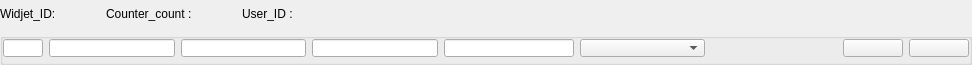
<?xml version="1.0" encoding="UTF-8"?>
<ui version="4.0">
 <class>WidjetAddUserFromManager</class>
 <widget class="QWidget" name="WidjetAddUserFromManager">
  <property name="geometry">
   <rect>
    <x>0</x>
    <y>0</y>
    <width>972</width>
    <height>65</height>
   </rect>
  </property>
  <property name="sizePolicy">
   <sizepolicy hsizetype="Expanding" vsizetype="Preferred">
    <horstretch>0</horstretch>
    <verstretch>0</verstretch>
   </sizepolicy>
  </property>
  <property name="windowTitle">
   <string>Form</string>
  </property>
  <layout class="QVBoxLayout" name="verticalLayout">
   <property name="spacing">
    <number>0</number>
   </property>
   <property name="leftMargin">
    <number>0</number>
   </property>
   <property name="topMargin">
    <number>0</number>
   </property>
   <property name="rightMargin">
    <number>0</number>
   </property>
   <property name="bottomMargin">
    <number>0</number>
   </property>
   <item>
    <layout class="QHBoxLayout" name="horizontalLayout_2">
     <property name="spacing">
      <number>0</number>
     </property>
     <property name="rightMargin">
      <number>5</number>
     </property>
     <property name="bottomMargin">
      <number>5</number>
     </property>
     <item>
      <widget class="QLabel" name="lbl_widjet">
       <property name="text">
        <string>Widjet_ID:</string>
       </property>
      </widget>
     </item>
     <item>
      <widget class="QLabel" name="lbl_widjet_text">
       <property name="minimumSize">
        <size>
         <width>50</width>
         <height>0</height>
        </size>
       </property>
       <property name="text">
        <string/>
       </property>
      </widget>
     </item>
     <item>
      <widget class="QLabel" name="lbl_counter_count">
       <property name="text">
        <string>Counter_count :</string>
       </property>
      </widget>
     </item>
     <item>
      <widget class="QLabel" name="lbl_counter_count_text">
       <property name="minimumSize">
        <size>
         <width>50</width>
         <height>0</height>
        </size>
       </property>
       <property name="text">
        <string/>
       </property>
      </widget>
     </item>
     <item>
      <widget class="QLabel" name="lbl_user">
       <property name="text">
        <string>User_ID : </string>
       </property>
      </widget>
     </item>
     <item>
      <widget class="QLabel" name="lbl_user_text">
       <property name="minimumSize">
        <size>
         <width>50</width>
         <height>0</height>
        </size>
       </property>
       <property name="text">
        <string/>
       </property>
      </widget>
     </item>
     <item>
      <spacer name="horizontalSpacer">
       <property name="orientation">
        <enum>Qt::Horizontal</enum>
       </property>
       <property name="sizeHint" stdset="0">
        <size>
         <width>40</width>
         <height>20</height>
        </size>
       </property>
      </spacer>
     </item>
    </layout>
   </item>
   <item>
    <widget class="QGroupBox" name="groupBox">
     <property name="maximumSize">
      <size>
       <width>16777215</width>
       <height>32</height>
      </size>
     </property>
     <property name="font">
      <font>
       <stylestrategy>PreferDefault</stylestrategy>
      </font>
     </property>
     <layout class="QHBoxLayout" name="horizontalLayout">
      <property name="leftMargin">
       <number>0</number>
      </property>
      <property name="topMargin">
       <number>0</number>
      </property>
      <property name="rightMargin">
       <number>0</number>
      </property>
      <property name="bottomMargin">
       <number>5</number>
      </property>
      <item>
       <widget class="QLineEdit" name="le_id">
        <property name="sizePolicy">
         <sizepolicy hsizetype="Expanding" vsizetype="Expanding">
          <horstretch>0</horstretch>
          <verstretch>0</verstretch>
         </sizepolicy>
        </property>
        <property name="minimumSize">
         <size>
          <width>40</width>
          <height>0</height>
         </size>
        </property>
        <property name="maximumSize">
         <size>
          <width>40</width>
          <height>16777215</height>
         </size>
        </property>
        <property name="focusPolicy">
         <enum>Qt::StrongFocus</enum>
        </property>
        <property name="inputMethodHints">
         <set>Qt::ImhNone</set>
        </property>
        <property name="readOnly">
         <bool>true</bool>
        </property>
       </widget>
      </item>
      <item>
       <widget class="QLineEdit" name="le_username">
        <property name="sizePolicy">
         <sizepolicy hsizetype="Minimum" vsizetype="Expanding">
          <horstretch>0</horstretch>
          <verstretch>0</verstretch>
         </sizepolicy>
        </property>
        <property name="minimumSize">
         <size>
          <width>70</width>
          <height>0</height>
         </size>
        </property>
       </widget>
      </item>
      <item>
       <widget class="QLineEdit" name="le_name">
        <property name="sizePolicy">
         <sizepolicy hsizetype="Minimum" vsizetype="Expanding">
          <horstretch>0</horstretch>
          <verstretch>0</verstretch>
         </sizepolicy>
        </property>
        <property name="minimumSize">
         <size>
          <width>100</width>
          <height>0</height>
         </size>
        </property>
       </widget>
      </item>
      <item>
       <widget class="QLineEdit" name="le_email">
        <property name="sizePolicy">
         <sizepolicy hsizetype="Minimum" vsizetype="Expanding">
          <horstretch>0</horstretch>
          <verstretch>0</verstretch>
         </sizepolicy>
        </property>
        <property name="minimumSize">
         <size>
          <width>100</width>
          <height>0</height>
         </size>
        </property>
       </widget>
      </item>
      <item>
       <widget class="QLineEdit" name="le_password">
        <property name="sizePolicy">
         <sizepolicy hsizetype="Minimum" vsizetype="Expanding">
          <horstretch>0</horstretch>
          <verstretch>0</verstretch>
         </sizepolicy>
        </property>
        <property name="minimumSize">
         <size>
          <width>130</width>
          <height>0</height>
         </size>
        </property>
       </widget>
      </item>
      <item>
       <widget class="QComboBox" name="cb_role">
        <property name="sizePolicy">
         <sizepolicy hsizetype="Preferred" vsizetype="Expanding">
          <horstretch>0</horstretch>
          <verstretch>0</verstretch>
         </sizepolicy>
        </property>
        <property name="minimumSize">
         <size>
          <width>100</width>
          <height>0</height>
         </size>
        </property>
        <property name="maximumSize">
         <size>
          <width>16777215</width>
          <height>16777215</height>
         </size>
        </property>
       </widget>
      </item>
      <item>
       <widget class="QLabel" name="lbl_date_create">
        <property name="minimumSize">
         <size>
          <width>100</width>
          <height>0</height>
         </size>
        </property>
        <property name="text">
         <string/>
        </property>
       </widget>
      </item>
      <item>
       <widget class="QPushButton" name="btn_save">
        <property name="sizePolicy">
         <sizepolicy hsizetype="Minimum" vsizetype="Expanding">
          <horstretch>0</horstretch>
          <verstretch>0</verstretch>
         </sizepolicy>
        </property>
        <property name="minimumSize">
         <size>
          <width>60</width>
          <height>0</height>
         </size>
        </property>
        <property name="maximumSize">
         <size>
          <width>60</width>
          <height>16777215</height>
         </size>
        </property>
        <property name="cursor">
         <cursorShape>PointingHandCursor</cursorShape>
        </property>
        <property name="text">
         <string/>
        </property>
        <property name="icon">
         <iconset resource="../../resurce.qrc">
          <normaloff>:/Icons/icons/save_.svg</normaloff>:/Icons/icons/save_.svg</iconset>
        </property>
        <property name="iconSize">
         <size>
          <width>16</width>
          <height>16</height>
         </size>
        </property>
       </widget>
      </item>
      <item>
       <widget class="QPushButton" name="btn_delete">
        <property name="sizePolicy">
         <sizepolicy hsizetype="Minimum" vsizetype="Expanding">
          <horstretch>0</horstretch>
          <verstretch>0</verstretch>
         </sizepolicy>
        </property>
        <property name="minimumSize">
         <size>
          <width>60</width>
          <height>0</height>
         </size>
        </property>
        <property name="maximumSize">
         <size>
          <width>60</width>
          <height>16777215</height>
         </size>
        </property>
        <property name="cursor">
         <cursorShape>PointingHandCursor</cursorShape>
        </property>
        <property name="text">
         <string/>
        </property>
        <property name="icon">
         <iconset resource="../../resurce.qrc">
          <normaloff>:/Icons/icons/trash-2_.svg</normaloff>:/Icons/icons/trash-2_.svg</iconset>
        </property>
        <property name="iconSize">
         <size>
          <width>16</width>
          <height>16</height>
         </size>
        </property>
       </widget>
      </item>
     </layout>
    </widget>
   </item>
  </layout>
 </widget>
 <resources>
  <include location="../../resurce.qrc"/>
 </resources>
 <connections/>
</ui>
